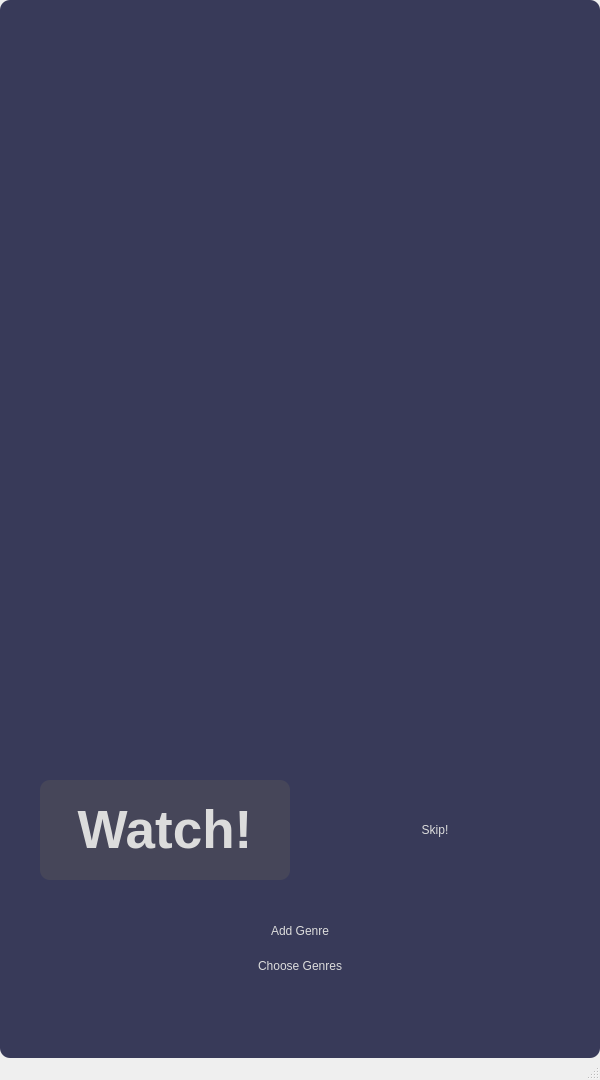
<?xml version="1.0" encoding="UTF-8"?>
<ui version="4.0">
 <class>MainWindow</class>
 <widget class="QMainWindow" name="MainWindow">
  <property name="geometry">
   <rect>
    <x>0</x>
    <y>0</y>
    <width>600</width>
    <height>1080</height>
   </rect>
  </property>
  <property name="windowTitle">
   <string>MainWindow</string>
  </property>
  <property name="styleSheet">
   <string notr="true"/>
  </property>
  <property name="tabShape">
   <enum>QTabWidget::Rounded</enum>
  </property>
  <widget class="QWidget" name="centralwidget">
   <property name="styleSheet">
    <string notr="true">QWidget{
	background-color: rgb(56, 58, 89);	
	color: rgb(220, 220, 220);
	border-radius: 10px;
}</string>
   </property>
   <widget class="QPushButton" name="skipButton">
    <property name="geometry">
     <rect>
      <x>310</x>
      <y>780</y>
      <width>250</width>
      <height>100</height>
     </rect>
    </property>
    <property name="text">
     <string>Skip!</string>
    </property>
   </widget>
   <widget class="QPushButton" name="watchButton">
    <property name="geometry">
     <rect>
      <x>40</x>
      <y>780</y>
      <width>250</width>
      <height>100</height>
     </rect>
    </property>
    <property name="font">
     <font>
      <family>Segoe UI</family>
      <pointsize>40</pointsize>
      <weight>75</weight>
      <bold>true</bold>
     </font>
    </property>
    <property name="styleSheet">
     <string notr="true">QPushButton
{
	background-color: rgb(70, 70, 89);	
	color: rgb(220, 220, 220);
	border-radius: 10px
}</string>
    </property>
    <property name="text">
     <string>Watch!</string>
    </property>
   </widget>
   <widget class="QLineEdit" name="inputGenres">
    <property name="geometry">
     <rect>
      <x>250</x>
      <y>890</y>
      <width>100</width>
      <height>20</height>
     </rect>
    </property>
   </widget>
   <widget class="QPushButton" name="addGenreButton">
    <property name="geometry">
     <rect>
      <x>255</x>
      <y>915</y>
      <width>90</width>
      <height>31</height>
     </rect>
    </property>
    <property name="text">
     <string>Add Genre</string>
    </property>
   </widget>
   <widget class="QPushButton" name="swipeButton">
    <property name="geometry">
     <rect>
      <x>255</x>
      <y>950</y>
      <width>90</width>
      <height>31</height>
     </rect>
    </property>
    <property name="text">
     <string>Choose Genres</string>
    </property>
   </widget>
   <widget class="QLabel" name="label">
    <property name="geometry">
     <rect>
      <x>50</x>
      <y>10</y>
      <width>500</width>
      <height>750</height>
     </rect>
    </property>
    <property name="text">
     <string/>
    </property>
    <property name="pixmap">
     <pixmap>../../Downloads/uwjaCH7PiWrkz7oWJ4fcL3xGrb0.jpg</pixmap>
    </property>
   </widget>
  </widget>
  <widget class="QStatusBar" name="statusbar"/>
 </widget>
 <resources/>
 <connections/>
</ui>
